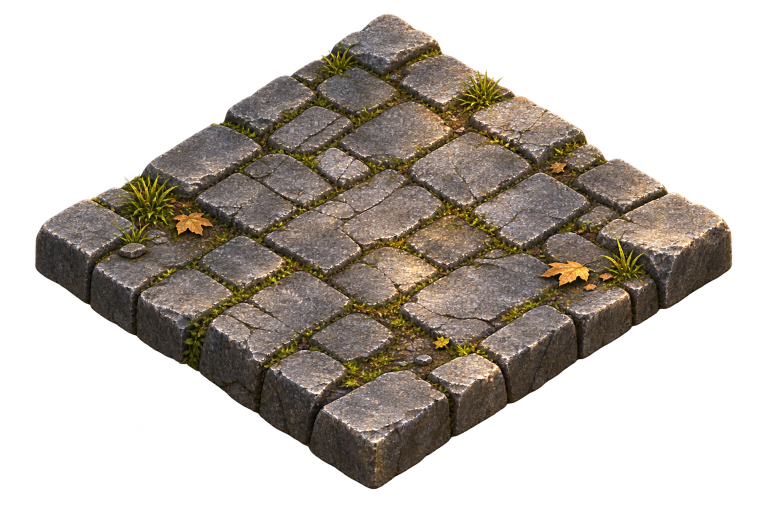
#> input picture realtime/werkzeug/vorlage-pflaster.png, 1536 x 1024 px (shown at 1/2 size)
$ python bau.py vorlage-pflaster.png vorlage-wiese.png 5 vorlage-wiese.png
#> lines starting #> are read from the running program, lines starting #| are printed output that depends on the picture; after the words box and inside, x2 and y2 are one past the last pixel; in counts of white or black regions, pixels touching at a corner belong together
"""Mythara Echtzeit – ein Gebäude- oder Bodenbild vom dunklen Hintergrund lösen (auch mit weichem Lichtschein darum).

  python3 -I werkzeug/bau.py <quelle> <ziel.webp> [breite=760] [vorschau.png]

Der Hintergrund wird vom Bildrand her erkannt: dunkel und ohne Struktur. Alles, was zusammenhängend übrig bleibt, ist das Motiv.
"""
import sys
import numpy as np
from PIL import Image, ImageFilter
from scipy import ndimage

quelle, ziel = sys.argv[1], sys.argv[2]; breite = int(sys.argv[3]) if len(sys.argv) > 3 else 760; vorschau = sys.argv[4] if len(sys.argv) > 4 else None
im = Image.open(quelle); a = np.asarray(im.convert("RGB")).astype(np.float32); mx = a.max(-1)
#> further down, im is the input picture: PIL image 1536x1024 RGBA; mean R, G, B, A 66, 57.4, 47.4, 114.9
grau = np.asarray(im.convert("L").filter(ImageFilter.GaussianBlur(1))).astype(np.float32); rau = np.sqrt(np.maximum(ndimage.uniform_filter(grau ** 2, 9) - ndimage.uniform_filter(grau, 9) ** 2, 0))
#> after `grau = np.asarray(im.convert('L').filter(ImageFilter.GaussianBlur(1)))`:
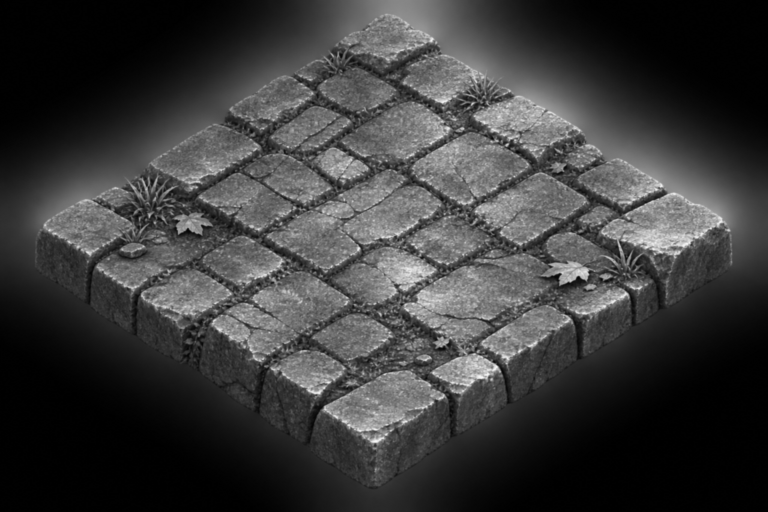
#> grau: shape (1024, 1536) float32 (shown at 1/2 size); min 0, max 250, mean 58.6
#> after `rau = np.sqrt(np.maximum(ndimage.uniform_filter(grau ** 2, 9) - ndimag`:
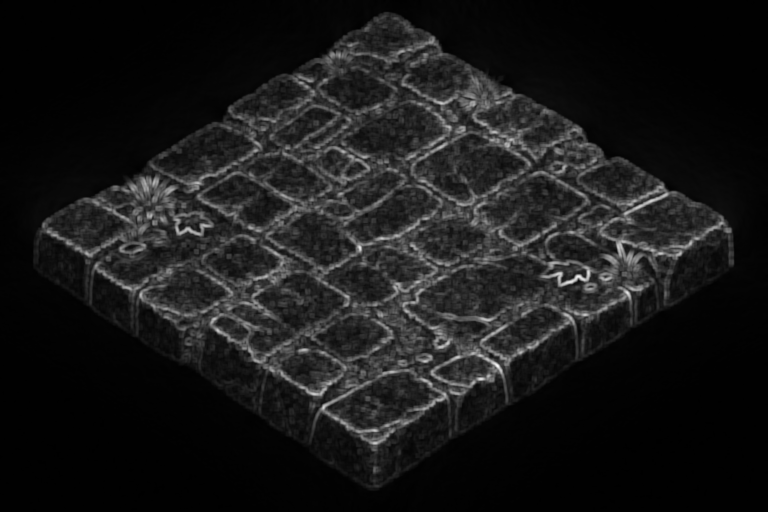
#> rau: shape (1024, 1536) float32 (shown at 1/2 size); min 0, max 82.51, mean 8.3; drawn with min black and max white
glatt = (rau < 3.2) & (mx < 240); lab, n = ndimage.label(glatt); rand = set(np.unique(np.concatenate([lab[0], lab[-1], lab[:, 0], lab[:, -1]]))) - {0}
#> after `glatt = (rau < 3.2) & (mx < 240)`:
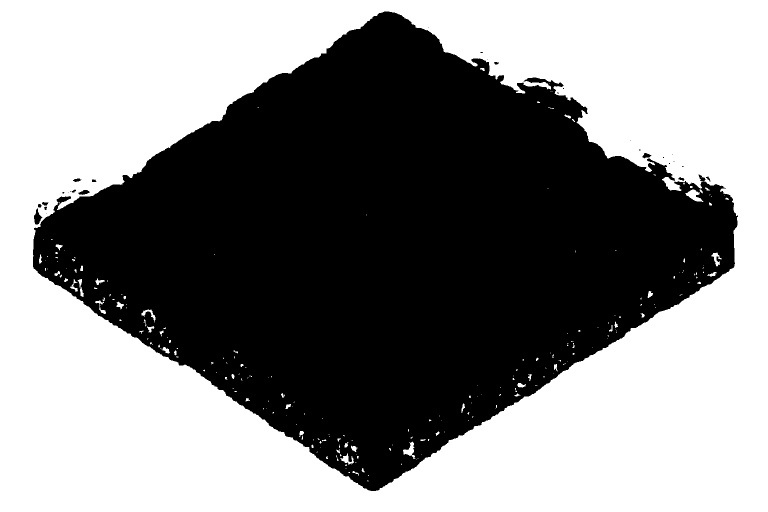
#> glatt: shape (1024, 1536) bool (shown at 1/2 size); 53% white; 32 black regions (19 under 20 px), largest, box (x1, y1, x2, y2) and area: (66, 23, 1476, 982) 738263, (68, 417, 85, 449) 288, (157, 380, 179, 390) 138
#> after `lab, n = ndimage.label(glatt)`:
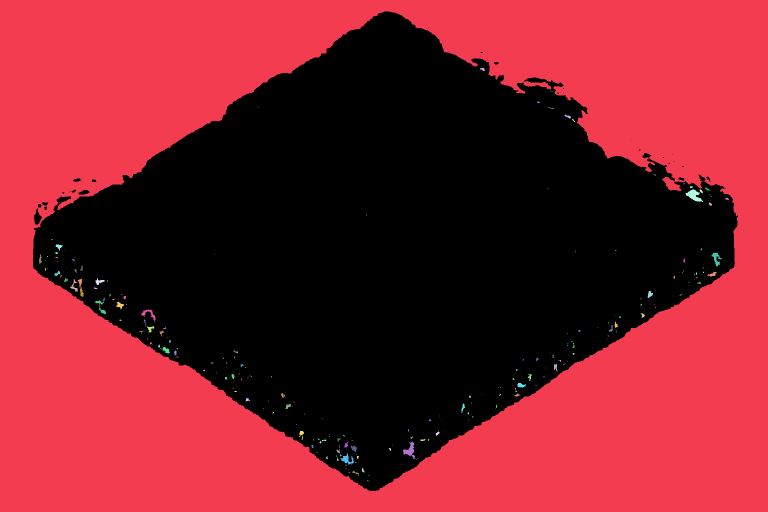
#> lab: shape (1024, 1536) int32 (shown at 1/2 size); 255 distinct labels, from 0 to 254; one colour per label, 0 black
#> after `lab, n = ndimage.label(glatt)`: n = 254
#> after `rand = set(np.unique(np.concatenate([lab[0], lab[-1], lab[:, 0], lab[:`: rand = 1 item
bg = np.isin(lab, list(rand)); bg = ndimage.binary_opening(bg, iterations=2); bg = ndimage.binary_dilation(bg, iterations=3)
#> after `bg = np.isin(lab, list(rand))`: bg: shape (1024, 1536) bool; 52.7% white; 31 black regions (18 under 20 px), largest, box (x1, y1, x2, y2) and area: (66, 23, 1476, 982) 743714, (68, 417, 85, 449) 288, (157, 380, 179, 390) 138
#> after `bg = ndimage.binary_opening(bg, iterations=2)`: bg: shape (1024, 1536) bool; 52.6% white; 23 black regions (18 under 20 px), largest, box (x1, y1, x2, y2) and area: (66, 23, 1476, 982) 745041, (146, 357, 163, 364) 76, (184, 359, 193, 364) 38, (140, 378, 152, 385) 37, (988, 124, 998, 129) 36
#> after `bg = ndimage.binary_dilation(bg, iterations=3)`: bg: shape (1024, 1536) bool; 53.4% white; 11 black regions (6 under 20 px), largest, box (x1, y1, x2, y2) and area: (69, 26, 1473, 979) 732689, (1056, 158, 1086, 163) 84, (116, 396, 134, 406) 78, (1097, 163, 1110, 174) 64, (1288, 309, 1298, 315) 29
fest = ~bg; l2, m = ndimage.label(fest); g = ndimage.sum(fest, l2, range(1, m + 1)); fest = ndimage.binary_fill_holes(l2 == 1 + int(np.argmax(g)))
#> after `l2, m = ndimage.label(fest)`:
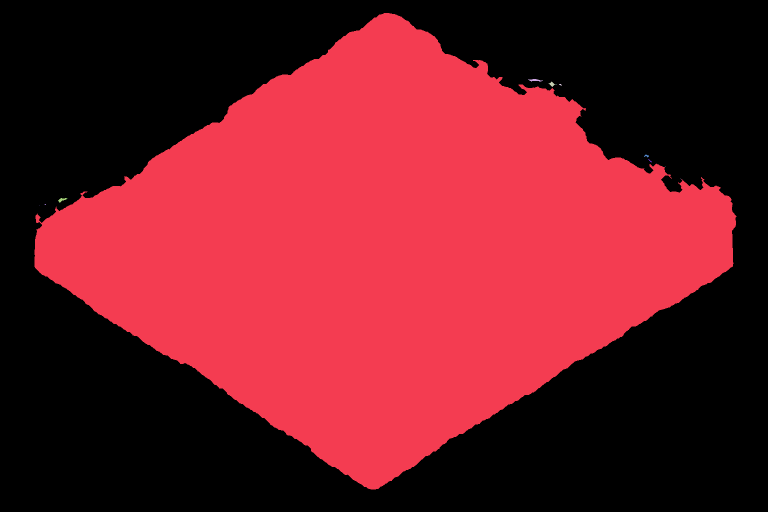
#> l2: shape (1024, 1536) int32 (shown at 1/2 size); 15 distinct labels, from 0 to 14; one colour per label, 0 black
#> after `l2, m = ndimage.label(fest)`: m = 14
#> after `g = ndimage.sum(fest, l2, range(1, m + 1))`: g = [732686, 84, 64, 11, 2, 29, 13, 1, 1, 1, 78, 1, 4, 1]
#> after `fest = ndimage.binary_fill_holes(l2 == 1 + int(np.argmax(g)))`: fest: shape (1024, 1536) bool; 46.6% white; 1 white region, box (x1, y1, x2, y2) and area: (69, 26, 1473, 979) 732686
alpha = Image.fromarray((fest * 255).astype(np.uint8)).filter(ImageFilter.GaussianBlur(3)); o = im.convert("RGBA"); o.putalpha(alpha); o = o.crop(alpha.point(lambda v: 255 if v > 30 else 0).getbbox())
#> after `alpha = Image.fromarray((fest * 255).astype(np.uint8)).filter(ImageFil`:
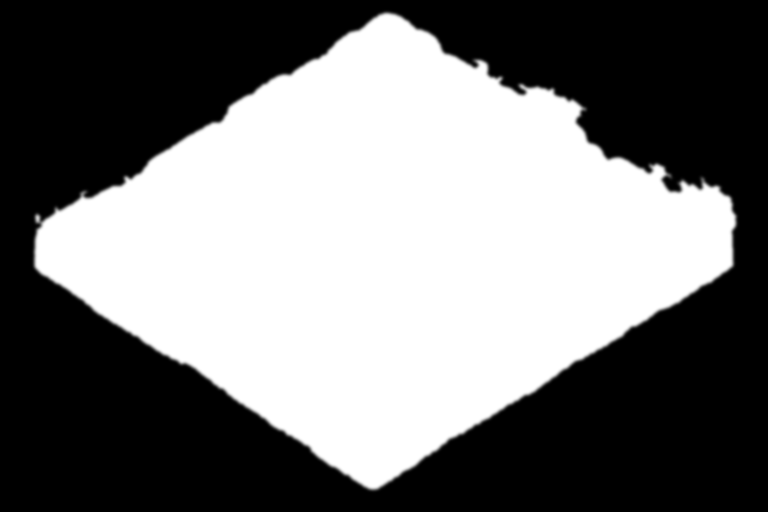
#> alpha: PIL image 1536x1024 L (shown at 1/2 size); min 0, max 255, mean 118.8
#> after `o = o.crop(alpha.point(lambda v: 255 if v > 30 else 0).getbbox())`:
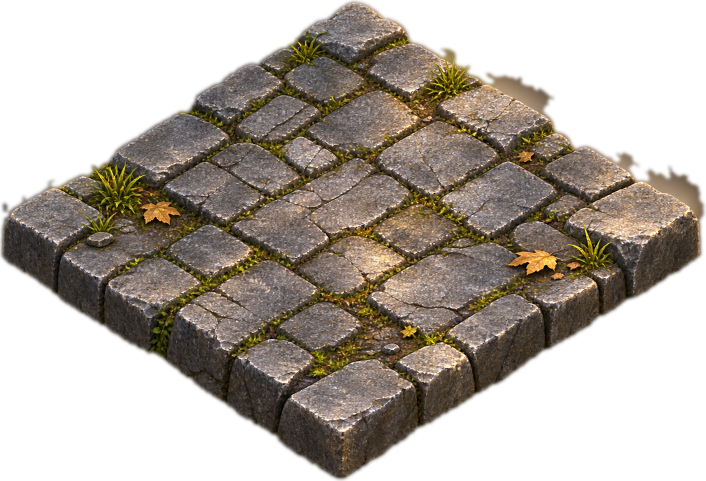
#> o: PIL image 1411x961 RGBA (shown at 1/2 size); mean R, G, B, A 73.8, 64.3, 53.1, 137.8; transparent parts drawn white
k = o.resize((breite, round(o.height * breite / o.width)), Image.LANCZOS); k.save(ziel, quality=88, method=6); A = np.asarray(k.split()[3]); unten = np.where(A[-6] > 60)[0]
#> after `A = np.asarray(k.split()[3])`: A = [[17, 117, 223, 134, 28], [176, 255, 255, 255, 181], [20, 124, 221, 104, 11]]
#> (the run stopped early here; a loop or call above may not have finished)
